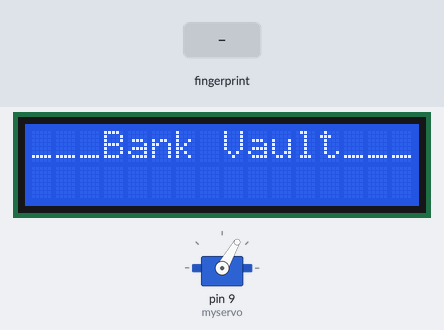
Simulated run of this sketch. Board: Arduino Uno, built with avr-gcc and run on an emulated ATmega328P. Shown: servo, 16×2 character LCD. The test bench sets the inputs (shaded band).

Above: at 1.1 s.
At 7.7 s:
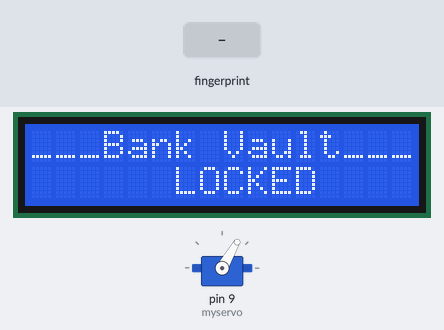
7.8 s: finger stored as number 1 placed on the sensor
At 15.0 s:
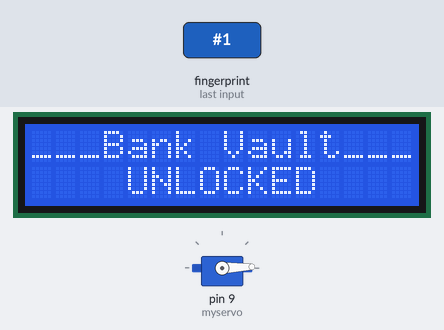
Timing chart, 0 to 21.2 s (numbered marks = the images above; inputs shaded):
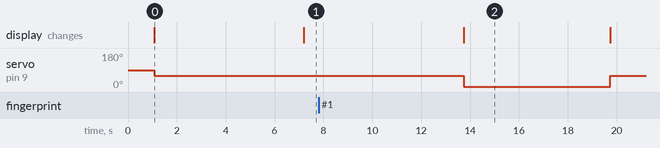

The sketch:

fingerprint_lcd_display.ino
```cpp
#include <Wire.h>
#include <LiquidCrystal_I2C.h>
#include <SoftwareSerial.h>
#include <Servo.h>
Servo myservo;
#include <Adafruit_Fingerprint.h>
LiquidCrystal_I2C lcd(0x3F, 2, 1, 0, 4, 5, 6, 7, 3, POSITIVE);
SoftwareSerial mySerial(2, 3);
Adafruit_Fingerprint finger = Adafruit_Fingerprint(&mySerial);

int fingerprintID = 0;

String IDname;

void setup() {
    finger.begin(57600);
   // Serial.begin(9600);
myservo.attach(9);
if (finger.verifyPassword()) {
    Serial.println("Found fingerprint sensor!");
  }
  else {
    Serial.println("Did not find fingerprint sensor :(");
    while (1) { delay(1); }
  }
//   put your setup code here, to run once:
lcd.begin(16,2);//Defining 16 columns and 2 rows of lcd display
lcd.backlight();//To Power ON the back light

 lcd.setCursor(0,0);
lcd.print("___Bank Vault___");
myservo.write(60);
}

void loop() {
//myservo.write(2);
//remember adding a while(True) loop here
  fingerprintID = getFingerprintIDez();
  delay(50);
 if(fingerprintID==1){
  lcd.setCursor(4,1);
    lcd.print("UNLOCKED");
    myservo.write(2);
  }
  delay(6000);
  myservo.write(60);
  lcd.setCursor(4,1);
    lcd.print("  LOCKED");

}
int getFingerprintIDez() {
  uint8_t p = finger.getImage();
  if (p != FINGERPRINT_OK)  return -1;

  p = finger.image2Tz();
  if (p != FINGERPRINT_OK)  return -1;

  p = finger.fingerFastSearch();
  if (p != FINGERPRINT_OK)  return -1;

  // found a match!
//  Serial.print("Found ID #");
//  Serial.print(finger.fingerID);
//  Serial.print(" with confidence of ");
//  Serial.println(finger.confidence);
  return finger.fingerID;
}
```

Measured:
- after the input at 7.8 s, servo on pin 9 (myservo): 60° → 2° after 5.9 s, → 60° 6.0 s later; the display: changes after 5.9 s (image 2)
- what the display in image 0 shows lasts 6.1 s, from 1.1 s to 7.2 s
